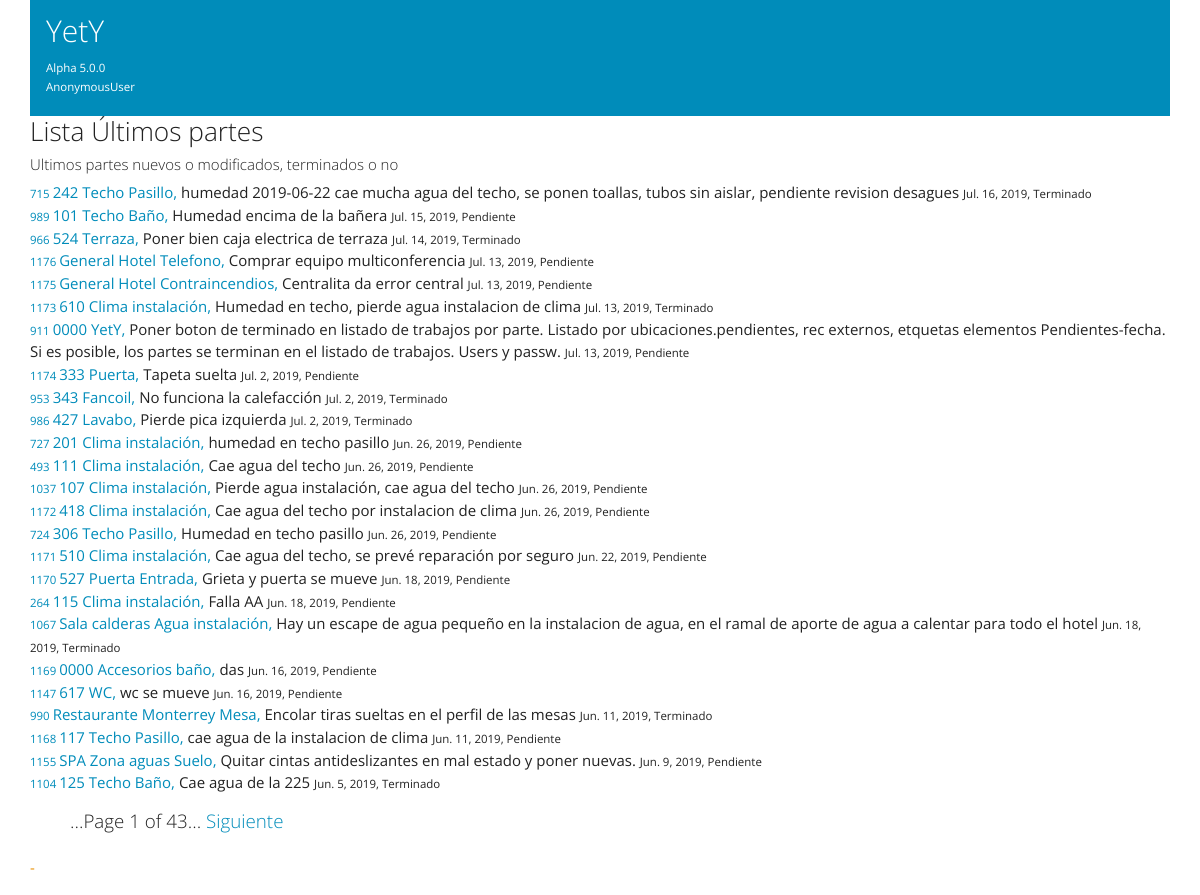
Screenshot of /partes/partes/ with the database file from the repository.
### partes/models.py (models this page shows, shortened)
class Ot_Parte(models.Model):
    num_ot=models.AutoField(primary_key=True, verbose_name='numero de Ot', help_text="numero de orden de trabajo")
    ubicacion_ot=models.ForeignKey('Ot_Ubicaciones',max_length=30,verbose_name='Ubicación', help_text="Numero de Habitación o ubicación",on_delete=models.SET_NULL,null=True)
    elemento_ot =models.ForeignKey('Ot_Elementos',  max_length=30,verbose_name='Elemento',  help_text="Elemento, Objeto o Aparato",      on_delete=models.SET_NULL,null=True)
    descripcion_ot=models.CharField(max_length=300,verbose_name='Descripción', help_text="Descripción del problema")
    fecha_ot=models.DateField(auto_now_add=True,verbose_name='Fecha del parte')
    fecha_cambio_ot=models.DateField(auto_now=True,verbose_name='Fecha del ultimo cambio')
    fecha_hora_cambio_ot=models.DateTimeField(auto_now=True,verbose_name='Fecha y hora del ultimo cambio')
    PRIORIDADES=(('1','Urgente') ,('2','Provoca daños') , ('3','Molesta al cliente' ), ('4', 'Mala imagen' ),('5','Legal'))
    prioridad_ot=models.CharField(max_length=30, blank=True, default='1',choices=PRIORIDADES)
    ESTADOS_DE_OT=[ ('Pendiente','Pendiente'),('En Curso','En Curso'),('Terminado','Terminado'), ("Inversion","Inversion"), ('En espera','En espera'), ("Otro","Otro")]
    estado_ot=models.CharField (max_length=30,default='Pendiente', choices=ESTADOS_DE_OT)
    RECURSOS_PROP_O_EXT=[('Propios','Recursos Propios'), ('externos','Recursos externos'),('mixtos','mixtos') ]
    recursos_ot=models.CharField (max_length=30,default='Propios', choices=RECURSOS_PROP_O_EXT)#(Recursos propios o externos)
    etiqueta_ot=models.CharField( default='',blank=True, max_length=30,help_text="Poner una etiqueta a este parte")
    notas_ot=models.CharField(default='',max_length=30, blank=True, help_text="Poner una nota a este parte") #        falta por definir (Nota para relacionar)
    CORRECTIVO_PREVENTIVO_LEGAL_SERVICIO=[('Correctivo','Correctivo'),('Preventivo','Preventivo'),('Legal','Legal'),('Servicio o Ayuda','Servicio o Ayuda'),('Atencion cliente','Atencion cliente')]
    tipo_aviso_ot=models.CharField(max_length=30,default='Correctivo',choices=CORRECTIVO_PREVENTIVO_LEGAL_SERVICIO) # correctivo, preventivo, servicio
    class Meta:
        ordering = ["-num_ot"]

class Ot_Ubicaciones(models.Model):
    ubicacion_ub=models.CharField(primary_key=True, max_length=30)
    class Meta:
        ordering = ["ubicacion_ub"]
    def __str__(self):
        return '{}'.format(self.ubicacion_ub)

class Ot_Elementos(models.Model):
    elemento_el=models.CharField(primary_key=True, max_length=30)
    class Meta:
        ordering = ["elemento_el"]
    def __str__(self):
        return '{}'.format(self.elemento_el)

### partes/views.py (the view)
# urls.py: path('partes/', include('partes.urls')),
class partes (ListView): #Ultimos partes nuevos o modificados, terminados o no
    model = Ot_Parte
    template_name = 'ot_parte_lista.html'
    ordering = ['-fecha_cambio_ot','-fecha_hora_cambio_ot','-num_ot']
    paginate_by = 25

### partes/templates/ot_parte_lista.html
<!doctype html>
<html lang="es">
{% extends "inicio.html" %}
{% block content %}
  <ul class="list-unstyled">
        <h3>Lista Últimos partes </h3>
        <h6>Ultimos partes nuevos o modificados, terminados o no </h6>
      {% for Ot_Parte in object_list %}
        <li>
          <small><small> <a  href="/partes/{{ Ot_Parte.num_ot }}" >{{ Ot_Parte.num_ot }} </small></small>
          <a href="/partes/ubicacion/{{ Ot_Parte.ubicacion_ot }} "> {{ Ot_Parte.ubicacion_ot }}</a>
          <a href="/partes/elemento/{{ Ot_Parte.elemento_ot }} ">{{ Ot_Parte.elemento_ot }},</a>
          {{ Ot_Parte.descripcion_ot }}
          <small><small>
            {{ Ot_Parte.fecha_cambio_ot}},
            {{ Ot_Parte.estado_ot}}
          </small></small>
        </li>
      {% endfor %}
  </ul>
{% endblock %}

### partes/templates/inicio.html (shortened to what this page needs)
<!doctype html>
<html lang="es">
{% load static %}
  <head>
    <link rel="stylesheet" href="https://stackpath.bootstrapcdn.com/bootstrap/4.1.3/css/bootstrap.min.css">
    <link rel="stylesheet" href="https://stackpath.bootstrapcdn.com/bootswatch/4.1.3/yeti/bootstrap.min.css" >
  </head>
  <body>
    <div class="container-fluid">
        <div class='col-sm-12'>
{% include 'navbar.html'%}
          {% block content %}      {% endblock %}
            {% block pagination %}
                <h5>
                  {% if is_paginated %}
                      <div class="pagination">
                        <ul class=pager>
                          <span class="page-links">
                              <span class="page-current">
                                  ...Page {{ page_obj.number }} of {{ page_obj.paginator.num_pages }}...
                              </span>
                              {% if page_obj.has_next %}
                                  <a href="{{ request.path }}?page={{ page_obj.next_page_number }}">Siguiente</a>
                              {% endif %}
                          </span>
                        </ul>
                      </div>
                  {% endif %}
                </h5>
            {% endblock %}
        </div>
        <div class='col-12'>
          {% block contenido %}
          <div class='col-xs-12'>
          <p  class="text-warning">-</p>
          {% endblock %}
        </div>
    </div>
</body>
</html>

### partes/templates/navbar.html (shortened to what this page needs)
<!doctype html>
<html lang="es">
<nav class="navbar navbar-expand navbar-dark bg-primary">
  <a class="navbar-brand" href="/"><hgroup><h2>YetY </h2> <h6> <small><small> Alpha 5.0.0</br>{{ user }}  </small></small></h6> </hgroup></a>
</nav>

### rows the page displays
Ot_Parte: num_ot "715", ubicacion_ot "242", elemento_ot "Techo Pasillo", descripcion_ot "humedad 2019-06-22 cae mucha agua del techo, se ponen toallas, tubos sin aislar, pendiente revision desagues", fecha_cambio_ot "Jul. 16, 2019", estado_ot "Terminado"
Ot_Parte: num_ot "989", ubicacion_ot "101", elemento_ot "Techo Baño", descripcion_ot "Humedad encima de la bañera", fecha_cambio_ot "Jul. 15, 2019", estado_ot "Pendiente"
Ot_Parte: num_ot "966", ubicacion_ot "524", elemento_ot "Terraza", descripcion_ot "Poner bien caja electrica de terraza", fecha_cambio_ot "Jul. 14, 2019", estado_ot "Terminado"
Ot_Parte: num_ot "1176", ubicacion_ot "General Hotel", elemento_ot "Telefono", descripcion_ot "Comprar equipo multiconferencia", fecha_cambio_ot "Jul. 13, 2019", estado_ot "Pendiente"
Ot_Parte: num_ot "1175", ubicacion_ot "General Hotel", elemento_ot "Contraincendios", descripcion_ot "Centralita da error central", fecha_cambio_ot "Jul. 13, 2019", estado_ot "Pendiente"
Ot_Parte: num_ot "1173", ubicacion_ot "610", elemento_ot "Clima instalación", descripcion_ot "Humedad en techo, pierde agua instalacion de clima", fecha_cambio_ot "Jul. 13, 2019", estado_ot "Terminado"
Ot_Parte: num_ot "911", ubicacion_ot "0000", elemento_ot "YetY", descripcion_ot "Poner boton de terminado en listado de trabajos por parte. Listado por ubicaciones.pendientes, rec externos, etquetas elementos Pendientes-fecha. Si es posible, los partes se terminan en el listado de trabajos. Users y passw.", fecha_cambio_ot "Jul. 13, 2019", estado_ot "Pendiente"
Ot_Parte: num_ot "1174", ubicacion_ot "333", elemento_ot "Puerta", descripcion_ot "Tapeta suelta", fecha_cambio_ot "Jul. 2, 2019", estado_ot "Pendiente"
Ot_Parte: num_ot "953", ubicacion_ot "343", elemento_ot "Fancoil", descripcion_ot "No funciona la calefacción", fecha_cambio_ot "Jul. 2, 2019", estado_ot "Terminado"
Ot_Parte: num_ot "986", ubicacion_ot "427", elemento_ot "Lavabo", descripcion_ot "Pierde pica izquierda", fecha_cambio_ot "Jul. 2, 2019", estado_ot "Terminado"
Ot_Parte: num_ot "727", ubicacion_ot "201", elemento_ot "Clima instalación", descripcion_ot "humedad en techo pasillo", fecha_cambio_ot "Jun. 26, 2019", estado_ot "Pendiente"
Ot_Parte: num_ot "493", ubicacion_ot "111", elemento_ot "Clima instalación", descripcion_ot "Cae agua del techo", fecha_cambio_ot "Jun. 26, 2019", estado_ot "Pendiente"
Ot_Parte: num_ot "1037", ubicacion_ot "107", elemento_ot "Clima instalación", descripcion_ot "Pierde agua instalación, cae agua del techo", fecha_cambio_ot "Jun. 26, 2019", estado_ot "Pendiente"
Ot_Parte: num_ot "1172", ubicacion_ot "418", elemento_ot "Clima instalación", descripcion_ot "Cae agua del techo por instalacion de clima", fecha_cambio_ot "Jun. 26, 2019", estado_ot "Pendiente"
Ot_Parte: num_ot "724", ubicacion_ot "306", elemento_ot "Techo Pasillo", descripcion_ot "Humedad en techo pasillo", fecha_cambio_ot "Jun. 26, 2019", estado_ot "Pendiente"
Ot_Parte: num_ot "1171", ubicacion_ot "510", elemento_ot "Clima instalación", descripcion_ot "Cae agua del techo, se prevé reparación por seguro", fecha_cambio_ot "Jun. 22, 2019", estado_ot "Pendiente"
Ot_Parte: num_ot "1170", ubicacion_ot "527", elemento_ot "Puerta Entrada", descripcion_ot "Grieta y puerta se mueve", fecha_cambio_ot "Jun. 18, 2019", estado_ot "Pendiente"
Ot_Parte: num_ot "264", ubicacion_ot "115", elemento_ot "Clima instalación", descripcion_ot "Falla AA", fecha_cambio_ot "Jun. 18, 2019", estado_ot "Pendiente"
Ot_Parte: num_ot "1067", ubicacion_ot "Sala calderas", elemento_ot "Agua instalación", descripcion_ot "Hay un escape de agua pequeño en la instalacion de agua, en el ramal de aporte de agua a calentar para todo el hotel", fecha_cambio_ot "Jun. 18, 2019", estado_ot "Terminado"
Ot_Parte: num_ot "1169", ubicacion_ot "0000", elemento_ot "Accesorios baño", descripcion_ot "das", fecha_cambio_ot "Jun. 16, 2019", estado_ot "Pendiente"
Ot_Parte: num_ot "1147", ubicacion_ot "617", elemento_ot "WC", descripcion_ot "wc se mueve", fecha_cambio_ot "Jun. 16, 2019", estado_ot "Pendiente"
Ot_Parte: num_ot "990", ubicacion_ot "Restaurante Monterrey", elemento_ot "Mesa", descripcion_ot "Encolar tiras sueltas en el perfil de las mesas", fecha_cambio_ot "Jun. 11, 2019", estado_ot "Terminado"
Ot_Parte: num_ot "1168", ubicacion_ot "117", elemento_ot "Techo Pasillo", descripcion_ot "cae agua de la instalacion de clima", fecha_cambio_ot "Jun. 11, 2019", estado_ot "Pendiente"
Ot_Parte: num_ot "1155", ubicacion_ot "SPA Zona aguas", elemento_ot "Suelo", descripcion_ot "Quitar cintas antideslizantes en mal estado y poner nuevas.", fecha_cambio_ot "Jun. 9, 2019", estado_ot "Pendiente"
Ot_Parte: num_ot "1104", ubicacion_ot "125", elemento_ot "Techo Baño", descripcion_ot "Cae agua de la 225", fecha_cambio_ot "Jun. 5, 2019", estado_ot "Terminado"

### other values shown
{{ user }} "AnonymousUser"
{{ page_obj.number }} "1"
{{ page_obj.paginator.num_pages }} "43"
